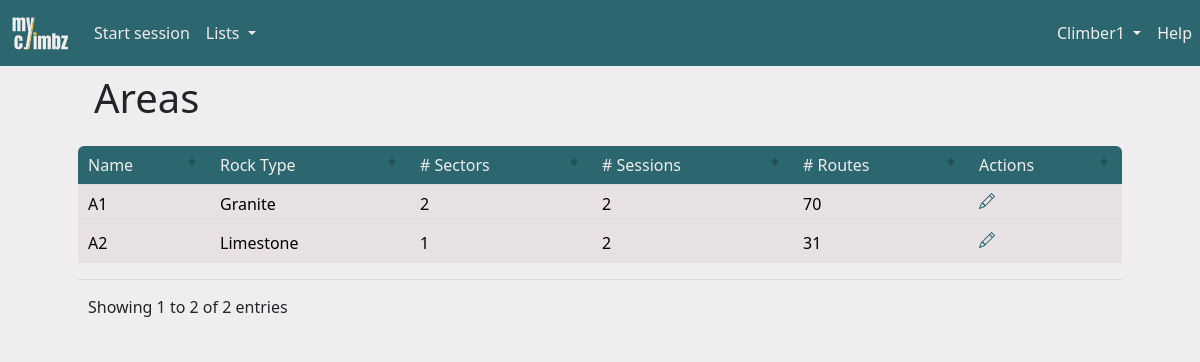
Screenshot of /areas (signed in) with the database file from the repository.
### climbz/models/climber.py (models this page shows, shortened)
class Climber(db.Model, UserMixin):
    id = db.Column(db.Integer, primary_key=True)
    role = db.Column(db.Integer, nullable=False, default=0)
    email = db.Column(db.String(200), nullable=False, unique=True)
    password = db.Column(db.String(200), nullable=False)
    name = db.Column(db.String(200), nullable=False)
    birthdate = db.Column(db.Date, nullable=True)
    year_started_climbing = db.Column(db.Integer, nullable=True)
    height = db.Column(db.Integer, nullable=True)
    ape_index = db.Column(db.Integer, nullable=True)
    grade_scale = db.Column(db.String(10), nullable=False, default="font")
    climbs = db.relationship("Climb", backref="climber", cascade="all, delete")
    sessions = db.relationship("Session", backref="climber", cascade="all, delete")
    opinions = db.relationship("Opinion", backref="climber", cascade="all, delete")
    routes = db.relationship("Route", backref="creator")
    sectors = db.relationship("Sector", backref="creator")
    areas = db.relationship("Area", backref="creator")
    projects = db.relationship(
        "Route",
        secondary=climber_projects,
        backref=db.backref("climbers", lazy="dynamic"),
    )

### climbz/models/area.py (models this page shows, shortened)
class Area(db.Model):
    id = db.Column(db.Integer, primary_key=True)
    name = db.Column(db.String(100), nullable=False, unique=True)
    comment = db.Column(db.Text)
    link = db.Column(db.String(300))
    created_by = db.Column(db.Integer, db.ForeignKey("climber.id"), nullable=False)
    rock_type_id = db.Column(db.Integer, db.ForeignKey("rock_type.id"))
    rock_type = db.relationship("RockType", backref="climbing_areas")
    sessions = db.relationship("Session", backref="area", cascade="all, delete")
    sectors = db.relationship("Sector", backref="area", cascade="all, delete")

### climbz/models/rock_type.py (models this page shows)
class RockType(db.Model):
    id = db.Column(db.Integer, primary_key=True)
    name = db.Column(db.String(100), nullable=False)

### climbz/blueprints/areas/routes.py (the view)
@areas.route("/areas")
def table_areas() -> str:
    return render("areas.html", title="Areas", areas=Area.query.all())

### climbz/blueprints/utils.py (called while the page is built)
@login_required
def render(*args, **kwargs) -> str:
    kwargs["title"] = kwargs.get("title", "Climbz")
    kwargs["error"] = flask_session.pop("error", None)
    kwargs["open_session"] = Session.query.get(flask_session.get("session_id", -1))
    kwargs["username"] = current_user.name
    kwargs["user_id"] = current_user.id
    kwargs["user_role"] = current_user.role
    kwargs["user_grade_scale"] = current_user.grade_scale
    path = request.path
    if not path.startswith("/edit_") and not path.startswith("/add_"):
        flask_session["call_from_url"] = path
    return render_template(
        *args,
        **kwargs,
    )

### climbz/models/climber.py (called while the page is built)
@login_manager.user_loader
def load_climber(climber_id: int) -> Climber:
    return Climber.query.get(int(climber_id))

### run.py (called while the page is built, shortened)
@app.before_request
def check_request_validity():
    if not request.endpoint:
        return
    elif request.endpoint == "climbers.login" or "static" in request.endpoint:
        return
    elif not current_user.is_authenticated:
        return redirect(url_for("climbers.login"))

### climbz/templates/areas.html (shortened to what this page needs)
{% extends "main.html" %}
{% block content %}
<div class="container px-0 px-md-5">
    <h1 class="ms-3 mt-2">Areas</h1>
    <table id="content_table" class="table table-hover">
        <thead>
            <tr>
                {% for row_name in ["Name", "Rock Type", "# Sectors", "# Sessions", "# Routes", "Actions"] %}
                <th>{{ row_name }}</th>
                {% endfor %}
            </tr>
        </thead>
        <tbody>
            {% for area in areas %}
            {% set onclick = "window.location=\"" + url_for('areas.page_area', area_id=area.id) + "\"" %}
            <tr>
                <td onclick={{ onclick }}>{{ area.name }}</td>
                <td onclick={{ onclick }}>{{ area.rock_type.name }}</td>
                <td onclick={{ onclick }}>{{ area.sectors|length }}</td>
                <td onclick={{ onclick }}>{{ area.sessions|length }}</td>
                <td onclick={{ onclick }}>{{ area.sectors|map(attribute='routes')|map('length')|sum }}</td>
                {% if area.created_by == user_id or user_role == 1 %}
                <td>
                    <a href="{{ url_for('areas.edit_area', area_id=area.id) }}">
                    </a>
                </td>
                {% else %}
                <td></td>
                {% endif %}
            </tr>
            {% endfor %}
        </tbody>
    </table>
</div>
{% endblock content %}

### climbz/templates/main.html (shortened to what this page needs)
<html>
<head>
    <link href="https://cdn.jsdelivr.net/npm/bootstrap@5.3.2/dist/css/bootstrap.min.css" rel="stylesheet"
>
    <link href="{{ url_for('static', filename='css/colors.css') }}" rel="stylesheet" type="text/css">
    <link href="{{ url_for('static', filename='css/vanilla-dataTables.css') }}" rel="stylesheet" type="text/css">
</head>
<body>
    <nav class="navbar navbar-expand-lg">
        <a class="navbar-brand" href="{{ url_for('home.page_home') }}" style="padding-left: 10px;">
            <img src="{{ url_for('static', filename='images/logo-transparent.svg') }}" width="60" height="40" class="d-inline-block align-top" alt="">
        </a>
        {% if not "Add" in title and not "Edit" in title %}
        <div class="collapse navbar-collapse" id="navbarSupportedContent">
            <ul class="navbar-nav me-auto mb-2 mb-md-0">
                {% if open_session %}
                <li><a class="nav-link" href="{{ url_for('climbs.add_climb') }}">Add climb</a></li>
                <li>
                    <a class="nav-link" href="{{ url_for('sessions.stop_session') }}">
                        Stop
                        {% if open_session.is_project_search %}
                        project search
                        {% else %}
                        session
                        {% endif %}
                    </a>
                </li>
                {% else %}
                <li class="nav-item">
                    <a class="nav-link" href="{{ url_for('sessions.add_session') }}">Start session</a>
                </li>
                {% endif %}
                <li class="nav-item dropdown">
                    <a class="nav-link dropdown-toggle" href="#" role="button" data-bs-toggle="dropdown"
                        aria-expanded="false">
                        Lists
                    </a>
                </li>
            </ul>
            <ul class="navbar-nav ms-md-auto mb-2 mb-md-0">
                <li class="nav-item dropdown">
                    <a class="nav-link dropdown-toggle" href="#" role="button" data-bs-toggle="dropdown"
                        aria-expanded="false">
                        {{ username }}
                    </a>
                </li>
                <li class="nav-item">
                    <a class="nav-link" href="{{ url_for('home.guide') }}">Help</a>
                </li>
            </ul>
        </div>
        {% endif %}
    </nav>
    {%block content %}{% endblock %}
</body>
</html>

### climbz/static/css/colors.css (style rules this page uses)
:root { --color-yellow: #FFC53D; --color-yellow-100: #fff0c6; --color-yellow-200: #ffdf88; --color-yellow-300: #FFC53D; --color-yellow-400: #ffb320; --color-yellow-500: #f98f07; --color-yellow-600: #dd6902; --color-yellow-700: #b74806; --color-yellow-800: #94360c; --color-yellow-900: #7a2e0d; --color-yellow-950: #461602; --color-green: #2C666E; --color-green-50: #f1faf9; --color-green-100: #daf3f3; --color-green-200: #bae6e7; --color-green-300: #8ad4d6; --color-green-400: #53b9bd; --color-green-500: #379da3; --color-green-600: #318089; --color-green-700: #2C666E; --color-green-800: #2c575e; --color-green-900: #284a51; --color-green-950: #163036; --color-white: #F0EDEE; --color-white-50: #f9f7f8; --color-white-100: #F0EDEE; --color-white-200: #e7e1e3; --color-white-300: #d5cccf; --color-white-400: #bbaeb2; --color-white-500: #a29197; --color-white-600: #8a787e; --color-white-700: #726368; --color-white-800: #605458; --color-white-900: #53494c; --color-white-950: #2a2527; --color-black: #0A090C; }
body { background-color: var(--color-white); }
a { text-decoration: none; color: var(--color-green); }
.navbar { background-color: var(--color-green); color: var(--color-white); }
.navbar-brand { color: var(--color-yellow); }
.nav-link { color: var(--color-white); }
.table thead th:first-child { border-top-left-radius: var(--bs-border-radius); }
.table thead th:last-child { border-top-right-radius: var(--bs-border-radius); }
.table td { background-color: var(--color-white-200); }
.table thead { background-color: var(--color-green); color: var(--color-white); font-weight: normal; }
.table thead th { background-color: transparent; color: inherit; font-weight: normal; }

### climbz/static/css/vanilla-dataTables.css (style rules this page uses)
.dataTable-table { max-width: 100%; width: 100%; border-spacing: 0; }
.dataTable-table > tbody > tr > td, .dataTable-table > tbody > tr > th, .dataTable-table > tfoot > tr > td, .dataTable-table > tfoot > tr > th, .dataTable-table > thead > tr > td, .dataTable-table > thead > tr > th { vertical-align: top; padding: 8px 10px; }
.dataTable-table > thead > tr > th { vertical-align: bottom; text-align: left; border-bottom: 1px solid #d9d9d9; }
.dataTable-table th { vertical-align: bottom; text-align: left; }
tr { cursor: pointer; }

### rows the page displays
Climber: name "Climber1"
Area: name "A1", rock_type.name "Granite", sectors|length "2", sessions|length "2", sectors|map "70"
Area: name "A2", rock_type.name "Limestone", sectors|length "1", sessions|length "2", sectors|map "31"

### other values shown
{{ row_name }} "Name" "Rock Type" "# Sectors" "# Sessions" "# Routes" "Actions"
